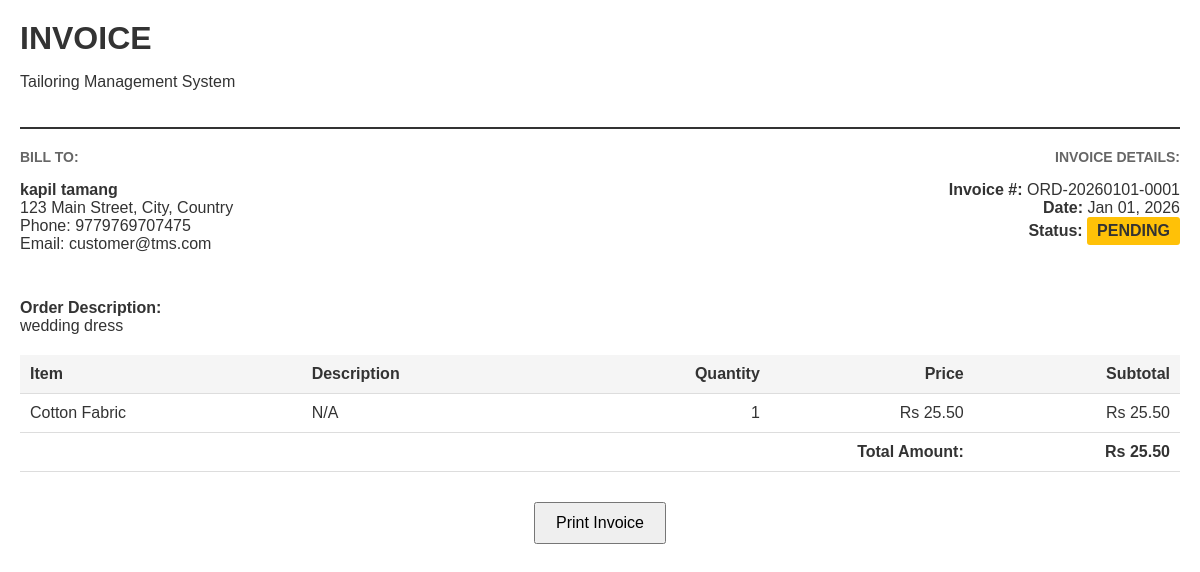
Page /api/invoice.php?id=2 (signed in) on the committed database.
### tables this page shows
CREATE TABLE `orders` (
  `id` int(11) NOT NULL,
  `customer_id` int(11) NOT NULL,
  `order_number` varchar(50) NOT NULL,
  `description` text DEFAULT NULL,
  `status` enum('pending','in-progress','completed','cancelled','delivered') NOT NULL DEFAULT 'pending',
  `delivery_date` date DEFAULT NULL,
  `total_amount` decimal(10,2) NOT NULL DEFAULT 0.00,
  `advance_amount` decimal(10,2) NOT NULL DEFAULT 0.00,
  `remaining_amount` decimal(10,2) NOT NULL DEFAULT 0.00,
  `average_rating` decimal(3,2) DEFAULT NULL COMMENT 'Average rating from customer feedback (1.00 to 5.00)',
  `notes` text DEFAULT NULL,
  `created_at` timestamp NOT NULL DEFAULT current_timestamp(),
  `updated_at` timestamp NOT NULL DEFAULT current_timestamp() ON UPDATE current_timestamp(),
  `completed_at` timestamp NULL DEFAULT NULL
);

CREATE TABLE `customers` (
  `id` int(11) NOT NULL,
  `user_id` int(11) NOT NULL,
  `name` varchar(100) NOT NULL,
  `phone` varchar(20) DEFAULT NULL,
  `address` text DEFAULT NULL,
  `measurements` longtext DEFAULT NULL COMMENT 'JSON field for bust, waist, hips, length, etc.' CHECK (json_valid(`measurements`)),
  `notes` text DEFAULT NULL,
  `created_at` timestamp NOT NULL DEFAULT current_timestamp(),
  `updated_at` timestamp NOT NULL DEFAULT current_timestamp() ON UPDATE current_timestamp()
);

CREATE TABLE `users` (
  `id` int(11) NOT NULL,
  `username` varchar(50) NOT NULL,
  `email` varchar(100) NOT NULL,
  `password_hash` varchar(255) NOT NULL,
  `role` enum('admin','staff','customer') NOT NULL DEFAULT 'customer',
  `status` enum('active','inactive') NOT NULL DEFAULT 'active',
  `created_at` timestamp NOT NULL DEFAULT current_timestamp(),
  `updated_at` timestamp NOT NULL DEFAULT current_timestamp() ON UPDATE current_timestamp()
);

CREATE TABLE `order_items` (
  `id` int(11) NOT NULL,
  `order_id` int(11) NOT NULL,
  `item_name` varchar(100) NOT NULL,
  `description` text DEFAULT NULL,
  `quantity` int(11) NOT NULL DEFAULT 1,
  `price` decimal(10,2) NOT NULL DEFAULT 0.00,
  `subtotal` decimal(10,2) NOT NULL DEFAULT 0.00,
  `created_at` timestamp NOT NULL DEFAULT current_timestamp()
);

### includes/billing.php (the view, shortened to what this page needs)
<?php
function generateInvoiceHTML($pdo, $orderId) {
    try {
        $stmt = $pdo->prepare("
            SELECT o.*, c.name as customer_name, c.phone as customer_phone, c.address as customer_address,
                   u.email as customer_email
            FROM orders o
            LEFT JOIN customers c ON o.customer_id = c.id
            LEFT JOIN users u ON c.user_id = u.id
            WHERE o.id = ?
        ");
        $stmt->execute([$orderId]);
        $order = $stmt->fetch();
        $stmt = $pdo->prepare("SELECT * FROM order_items WHERE order_id = ?");
        $stmt->execute([$orderId]);
        $orderItems = $stmt->fetchAll();
        $totalPaid = 0;
        $remainingAmount = $order['total_amount'] - $totalPaid;
        ?>
        <!DOCTYPE html>
        <html lang="en">
        <head>
        </head>
        <body>
            <div class="invoice-header">
                <h1>INVOICE</h1>
                <p>Tailoring Management System</p>
            </div>
            <div class="invoice-info">
                <div>
                    <h3>Bill To:</h3>
                    <p>
                        <strong><?php echo htmlspecialchars($order['customer_name']); ?></strong><br>
                        <?php if ($order['customer_address']): ?>
                            <?php echo nl2br(htmlspecialchars($order['customer_address'])); ?><br>
                        <?php endif; ?>
                        <?php if ($order['customer_phone']): ?>
                            Phone: <?php echo htmlspecialchars($order['customer_phone']); ?><br>
                        <?php endif; ?>
                        <?php if ($order['customer_email']): ?>
                            Email: <?php echo htmlspecialchars($order['customer_email']); ?>
                        <?php endif; ?>
                    </p>
                </div>
                <div class="text-right">
                    <h3>Invoice Details:</h3>
                    <p>
                        <strong>Invoice #:</strong> <?php echo htmlspecialchars($order['order_number']); ?><br>
                        <strong>Date:</strong> <?php echo date('M d, Y', strtotime($order['created_at'])); ?><br>
                        <strong>Status:</strong>
                        <span class="status-badge <?php echo $remainingAmount <= 0 ? 'status-paid' : 'status-pending'; ?>">
                            <?php echo $remainingAmount <= 0 ? 'PAID' : 'PENDING'; ?>
                        </span>
                    </p>
                </div>
            </div>
            <?php if ($order['description']): ?>
                <div style="margin-bottom: 20px;">
                    <strong>Order Description:</strong><br>
                    <?php echo nl2br(htmlspecialchars($order['description'])); ?>
                </div>
            <?php endif; ?>
            <table>
                <thead>
                    <tr>
                        <th>Item</th>
                        <th>Description</th>
                        <th class="text-right">Quantity</th>
                        <th class="text-right">Price</th>
                        <th class="text-right">Subtotal</th>
                    </tr>
                </thead>
                <tbody>
                    <?php foreach ($orderItems as $item): ?>
                        <tr>
                            <td><?php echo htmlspecialchars($item['item_name']); ?></td>
                            <td><?php echo htmlspecialchars($item['description'] ?? 'N/A'); ?></td>
                            <td class="text-right"><?php echo $item['quantity']; ?></td>
                            <td class="text-right">Rs <?php echo number_format($item['price'], 2); ?></td>
                            <td class="text-right">Rs <?php echo number_format($item['subtotal'], 2); ?></td>
                        </tr>
                    <?php endforeach; ?>
                </tbody>
                <tfoot>
                    <tr class="total-row">
                        <td colspan="4" class="text-right">Total Amount:</td>
                        <td class="text-right">Rs <?php echo number_format($order['total_amount'], 2); ?></td>
                    </tr>
                </tfoot>
            </table>
            <div class="no-print" style="margin-top: 30px; text-align: center;">
                <button onclick="window.print()" style="padding: 10px 20px; font-size: 16px; cursor: pointer;">
                    Print Invoice
                </button>
            </div>
        </body>
        </html>
        <?php
        return ob_get_clean();
    } catch (PDOException $e) {
        return false;
    }
}
        ?>

### includes/billing.php (style rules this page uses)
body { font-family: Arial, sans-serif; margin: 20px; color: #333; }
.invoice-header { border-bottom: 2px solid #333; padding-bottom: 20px; margin-bottom: 20px; }
.invoice-header h1 { margin: 0; color: #333; }
.invoice-info { display: flex; justify-content: space-between; margin-bottom: 30px; }
.invoice-info div { flex: 1; }
.invoice-info h3 { margin-top: 0; color: #666; font-size: 14px; text-transform: uppercase; }
table { width: 100%; border-collapse: collapse; margin-bottom: 20px; }
table th, table td { padding: 10px; text-align: left; border-bottom: 1px solid #ddd; }
table th { background-color: #f5f5f5; font-weight: bold; }
.text-right { text-align: right; }
.total-row { font-weight: bold; font-size: 16px; }
.status-badge { display: inline-block; padding: 5px 10px; border-radius: 3px; font-weight: bold; }
.status-pending { background-color: #ffc107; color: #333; }

### rows in the picture
orders: customer.name "kapil tamang", customer.address "123 Main Street, City, Country", customer.phone "9779769707475", users.email "customer@tms.com", order_number "ORD-20260101-0001", created_at "Jan 01, 2026", description "wedding dress", total_amount "25.50"
order_items: item_name "Cotton Fabric", description "N/A", quantity "1", price "25.50", subtotal "25.50"
